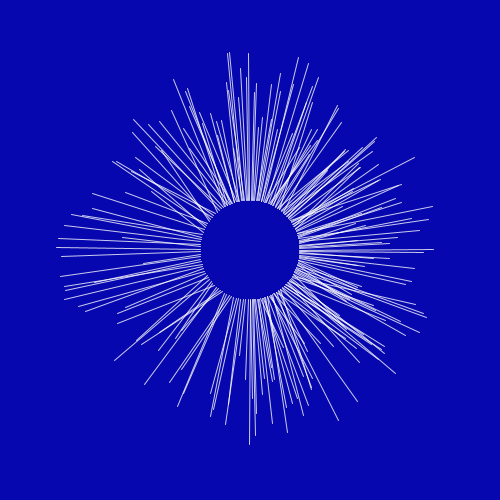
Frame 1 (no input)
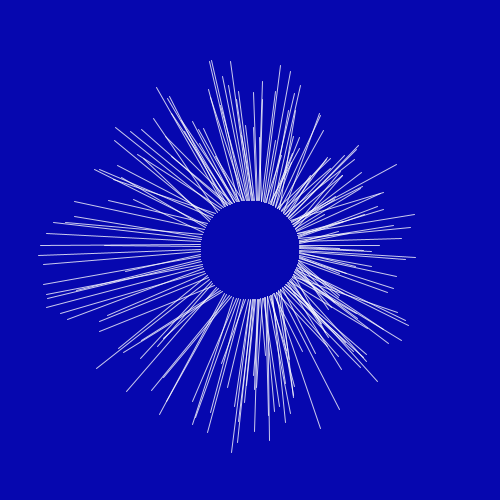
Frame 60 (the mouse pressed at the canvas centre just before this capture)
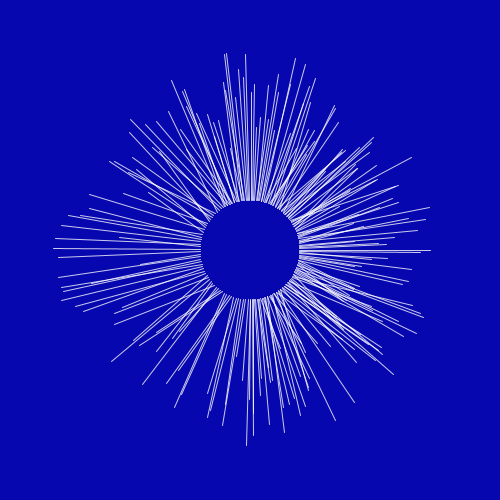
Frame 120 (the mouse held since frame 60 and released just before this capture)

The Processing sketch that drew these frames (run headless with seeded random() and noise(); from frame 60 on, the mouse is pressed at the canvas centre):

// Processing sketch: sketch_19012017
// ── sketch_19012017.pde
float constant = 250;
float angle = 0;
float speed = 0.05;
int number = 200;
float[] x = new float[number];
float[] y = new float[number];
float[] x2 = new float[number];
float[] y2 = new float[number];
float t = 0;
void setup(){
  size(500, 500);
  smooth();
  stroke(255, random(100,255));
  for(int i=0; i<=number-1; i++){
    x[i]= constant + sin(angle)*50;
    y[i] = constant + cos(angle)*50;
    x2[i]= constant + sin(angle)*random(100,200);
    y2[i] = constant + cos(angle)*random(100,200);
    angle = angle+speed;
  }
}

void draw(){
  background(6,7,175);
  t = t+ 0.009;
  float n = noise(t);
  for(int i=0; i<=number-1; i++){
    x2[i] = x2[i] + sin(angle)*n;
    y2[i] = y2[i] + cos(angle)*n;
    line(x[i],y[i],x2[i],y2[i]);
  }
  angle = angle+speed;
}
